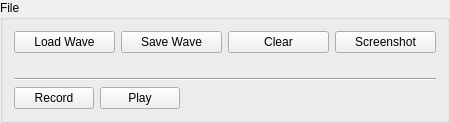
          <widget class="QGroupBox" name="groupBox_10">
           <property name="title">
            <string>File</string>
           </property>
           <layout class="QVBoxLayout" name="verticalLayout_37">
            <item>
             <layout class="QHBoxLayout" name="horizontalLayout_77">
              <item>
               <widget class="QPushButton" name="loadWave">
                <property name="toolTip">
                 <string>Loads a previously saved waveform</string>
                </property>
                <property name="text">
                 <string>Load Wave</string>
                </property>
               </widget>
              </item>
              <item>
               <widget class="QPushButton" name="saveWave">
                <property name="toolTip">
                 <string>Saves a waveform. A destination folder will be selected once</string>
                </property>
                <property name="text">
                 <string>Save Wave</string>
                </property>
               </widget>
              </item>
              <item>
               <widget class="QPushButton" name="clearWaveButton">
                <property name="toolTip">
                 <string>Clears the display of the loaded waveform and returns to normal operation</string>
                </property>
                <property name="text">
                 <string>Clear</string>
                </property>
               </widget>
              </item>
              <item>
               <widget class="QPushButton" name="screenShotButton">
                <property name="toolTip">
                 <string>Saves a PNG image of the graph area. A destination folder will be selected once</string>
                </property>
                <property name="text">
                 <string>Screenshot</string>
                </property>
               </widget>
              </item>
             </layout>
            </item>
            <item>
             <widget class="QLabel" name="notifLabel">
              <property name="font">
               <font>
                <pointsize>8</pointsize>
                <bold>true</bold>
               </font>
              </property>
              <property name="text">
               <string/>
              </property>
              <property name="scaledContents">
               <bool>true</bool>
              </property>
              <property name="alignment">
               <set>Qt::AlignmentFlag::AlignCenter</set>
              </property>
              <property name="wordWrap">
               <bool>true</bool>
              </property>
             </widget>
            </item>
            <item>
             <widget class="Line" name="line">
              <property name="orientation">
               <enum>Qt::Orientation::Horizontal</enum>
              </property>
             </widget>
            </item>
            <item>
             <layout class="QHBoxLayout" name="horizontalLayout_37">
              <item>
               <widget class="QPushButton" name="pushButton_4">
                <property name="sizePolicy">
                 <sizepolicy hsizetype="MinimumExpanding" vsizetype="Fixed">
                  <horstretch>0</horstretch>
                  <verstretch>0</verstretch>
                 </sizepolicy>
                </property>
                <property name="styleSheet">
                 <string notr="true"/>
                </property>
                <property name="text">
                 <string>Record</string>
                </property>
                <property name="icon">
                 <iconset resource="xprotolabinterface.qrc">
                  <normaloff>:/Bitmaps/Bitmaps/ico-record.png</normaloff>:/Bitmaps/Bitmaps/ico-record.png</iconset>
                </property>
               </widget>
              </item>
              <item>
               <widget class="QPushButton" name="playButton">
                <property name="sizePolicy">
                 <sizepolicy hsizetype="MinimumExpanding" vsizetype="Fixed">
                  <horstretch>0</horstretch>
                  <verstretch>0</verstretch>
                 </sizepolicy>
                </property>
                <property name="text">
                 <string>Play</string>
                </property>
               </widget>
              </item>
              <item>
               <widget class="QLabel" name="label_13">
                <property name="sizePolicy">
                 <sizepolicy hsizetype="MinimumExpanding" vsizetype="Preferred">
                  <horstretch>0</horstretch>
                  <verstretch>0</verstretch>
                 </sizepolicy>
                </property>
                <property name="minimumSize">
                 <size>
                  <width>250</width>
                  <height>0</height>
                 </size>
                </property>
                <property name="font">
                 <font>
                  <pointsize>8</pointsize>
                  <bold>true</bold>
                 </font>
                </property>
                <property name="text">
                 <string/>
                </property>
                <property name="wordWrap">
                 <bool>true</bool>
                </property>
               </widget>
              </item>
             </layout>
            </item>
           </layout>
          </widget>
